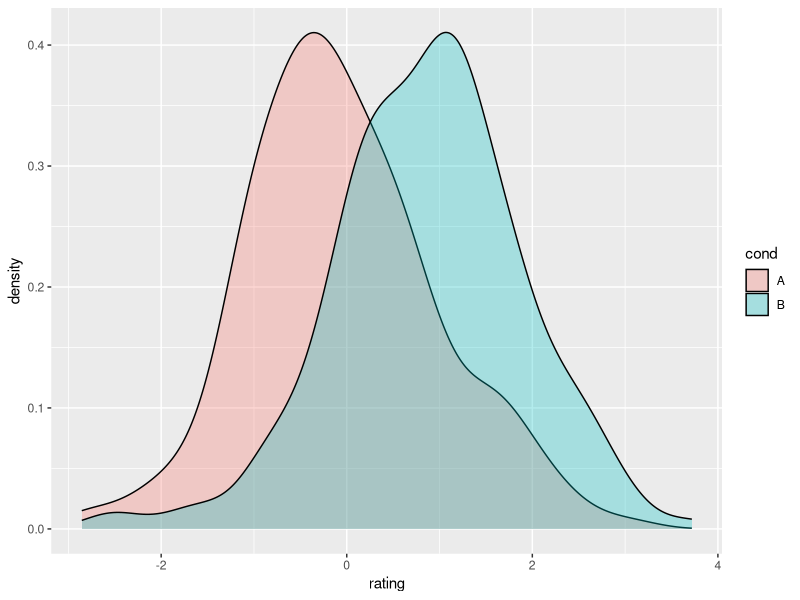

This chart was generated by the following R code:
## ---- chunk 1
library(ggplot2)
set.seed(1234)
df <- data.frame(cond = factor( rep(c("A","B"), each=200) ), 
                   rating = c(rnorm(200),rnorm(200, mean=.8)))
ggplot(df, aes(x=rating, fill=cond)) + geom_density(alpha=.3)
